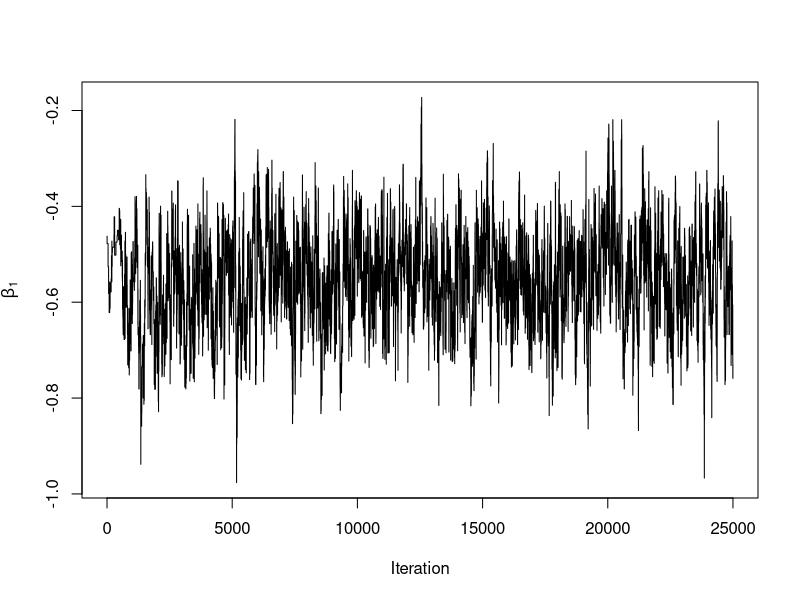
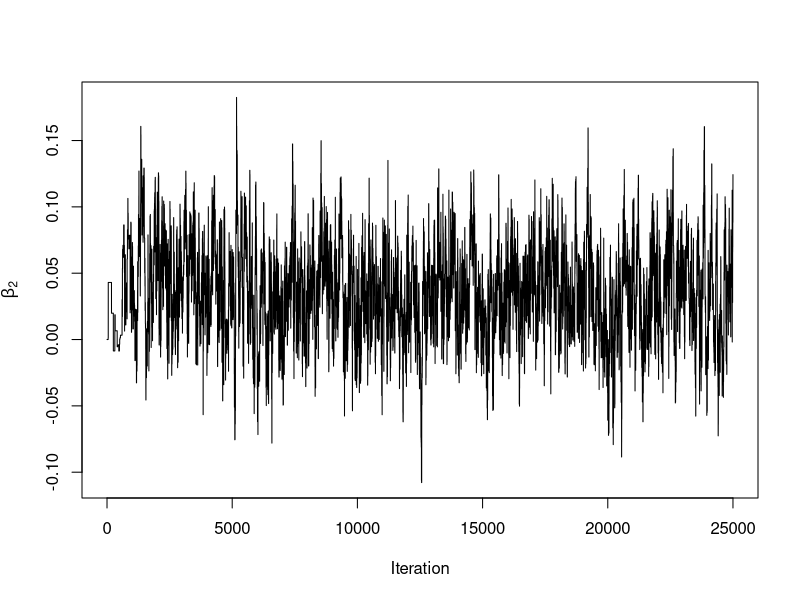
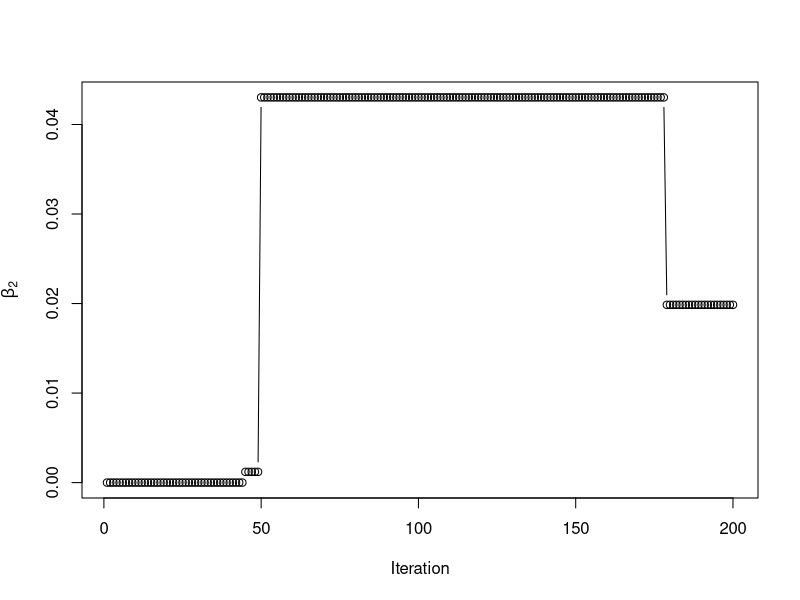
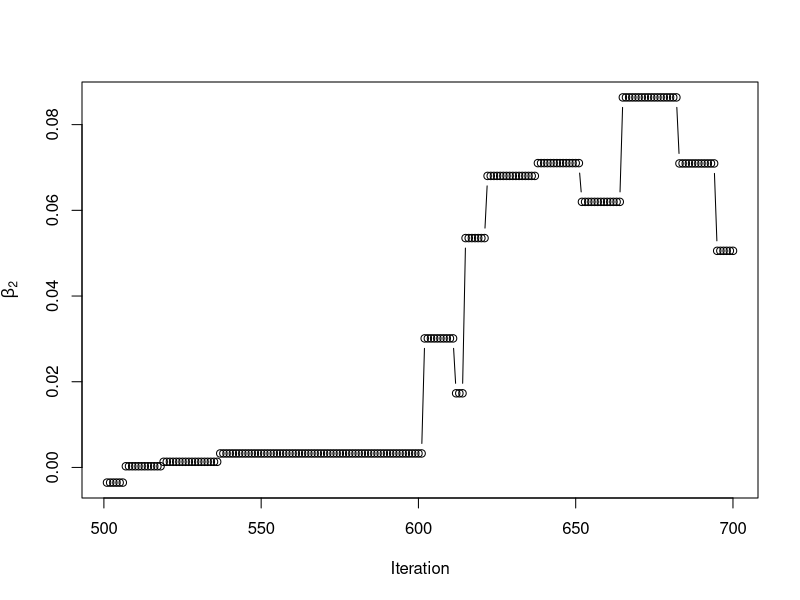
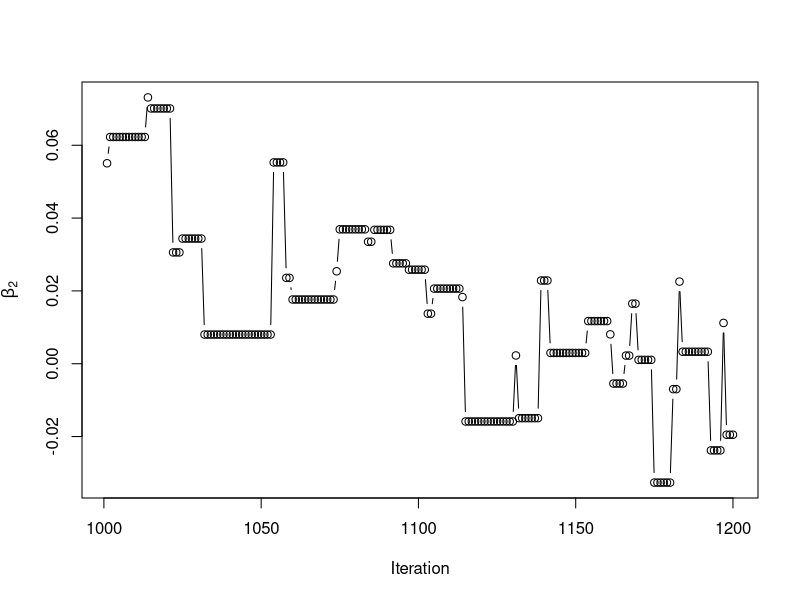
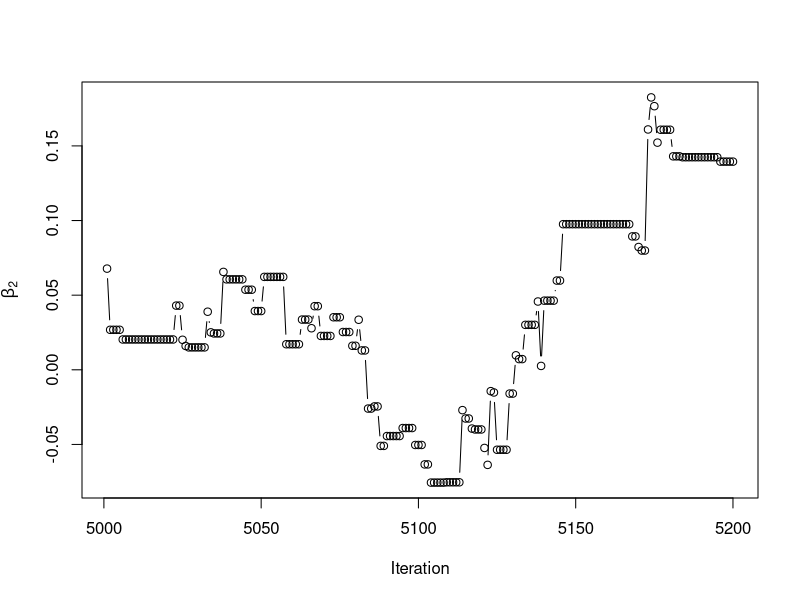

Write R code to recreate these figures, in order.
#Metropolis sampling for the concussions data with adaptive tuning

Y <- c(171, 152, 123, 199)
t <- 1:4
n <- 4
N <- 256

# Create an empty matrix for the MCMC samples

S                 <- 25000
samples           <- matrix(NA,S,2)
colnames(samples) <- c("beta1","beta2")
fitted            <- matrix(0,S,4)

# Initial values

beta   <- c(log(mean(Y/N)),0)

# priors: beta[j] ~ N(0,tau^2)

tau    <- 10

# Initial candidate standard deviations

can_sd <- c(1,1)

log_post <- function(Y,N,t,beta,tau){
  mn    <- N*exp(beta[1]+beta[2]*t)
  like  <- sum(dpois(Y,mn,log=TRUE))
  prior <- sum(dnorm(beta,0,tau,log=TRUE))
  post  <- like + prior
  return(post)}

burn  <- 5000      # Length of burn-in period for tuning
check <- 100       # Iterations between checks of the acceptance rate     
att   <- rep(0,2)  # Keep track of the number of MH attempts
acc   <- rep(0,2)  # Keep track of the number of MH accepts

for(s in 1:S){
  for(j in 1:2){
    att[j] <- att[j] + 1  
    can    <- beta
    can[j] <- rnorm(1,beta[j],can_sd[j])
    logR   <- log_post(Y,N,t,can,tau)-log_post(Y,N,t,beta,tau) 
    if(log(runif(1))<logR){
      beta   <- can
      acc[j] <- acc[j] + 1  
    }
  }
  
  # TUNING!
  for(j in 1:length(att)){
    if(s<burn & att[j]==check){
      print(paste0("Can sd of ", round(can_sd[j],3),
                   " for beta[",j,"] gave acc rate ",acc[j]/att[j])) 
      if(acc[j]/att[j]<0.2){can_sd[j]<-can_sd[j]*0.8}
      if(acc[j]/att[j]>0.6){can_sd[j]<-can_sd[j]*1.2}
      acc[j] <- att[j] <- 0  
    }
  }
  
  samples[s,] <- beta
  fitted[s,]  <- N*exp(beta[1]+beta[2]*t)
}

colMeans(samples[burn:S,]!=samples[burn:S - 1,])

plot(samples[,1],type="l",xlab="Iteration",ylab=expression(beta[1]))

plot(samples[,2],type="l",xlab="Iteration",ylab=expression(beta[2]))

plot(1:200,samples[1:200,2],type="b",xlab="Iteration",ylab=expression(beta[2]))

plot(1:200+500,samples[1:200+500,2],type="b",xlab="Iteration",ylab=expression(beta[2]))


plot(1:200+1000,samples[1:200+1000,2],type="b",xlab="Iteration",ylab=expression(beta[2]))

plot(1:200+5000,samples[1:200+5000,2],type="b",xlab="Iteration",ylab=expression(beta[2]))

                                                           
